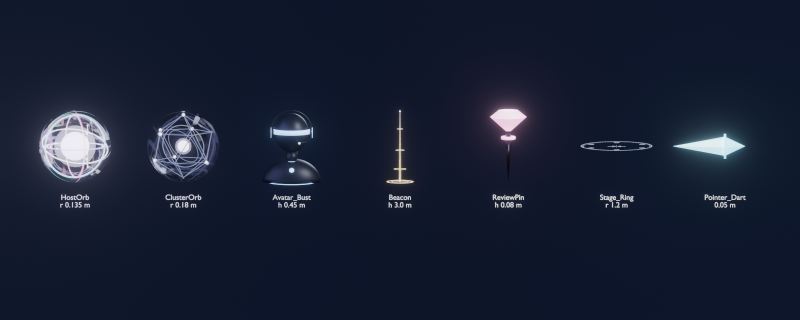
#> input picture Blender/renders/asset_sheet.png, 1600 x 640 px, given in place of Sky_Dark.png, which was not available (shown at 1/2 size)
$ python prep_assets.py
#> lines starting #> are read from the running program, lines starting #| are printed output that depends on the picture
"""Fills web/assets and web/data from the repository, so the video sources only track code and a few small crops.

python3 tools/prep_assets.py [repo_root]        (default: four levels up, i.e. the repository that holds Docs/video/src)

- web/assets/tex  ← Constellate/Resources/Textures (FX_*.png, Floor_Grid.png; Sky_Dark / Sky_Tint downsized to 2048×1024 JPEG)
- web/assets/glb  ← Constellate/Resources/Assets3D/*.usdz via tools/convert_usdz.py (needs usd-core + trimesh)
- web/assets/img  ← Docs/images (visionOS dashboard screenshot, icon) and Blender/renders/node_stars.png
                     (hero_icon / hero_wordmark / hero_tagline are crops of Docs/images/hero.png, tracked in src)
- web/data/graph.js ← Blender/data/orbitnotes_*.json via tools/prep_data.py
"""
import shutil
import subprocess
import sys
from pathlib import Path

from PIL import Image

SRC = Path(__file__).resolve().parents[1]
REPO = Path(sys.argv[1]).resolve() if len(sys.argv) > 1 else SRC.parents[2]
WEB = SRC / "web"
tex, glb, img = WEB / "assets/tex", WEB / "assets/glb", WEB / "assets/img"
for d in (tex, glb, img, WEB / "data"):
    d.mkdir(parents=True, exist_ok=True)

T = REPO / "Constellate/Resources/Textures"
for name in ["FX_Beam.png", "FX_CardGlow.png", "FX_EdgeRamp.png", "FX_Glow.png", "FX_Ring.png", "FX_Spark.png", "Floor_Grid.png"]:
    shutil.copy2(T / name, tex / name)
for name in ["Sky_Dark", "Sky_Tint"]:
    Image.open(T / f"{name}.png").convert("RGB").resize((2048, 1024), Image.LANCZOS).save(tex / f"{name}_2k.jpg", quality=92)
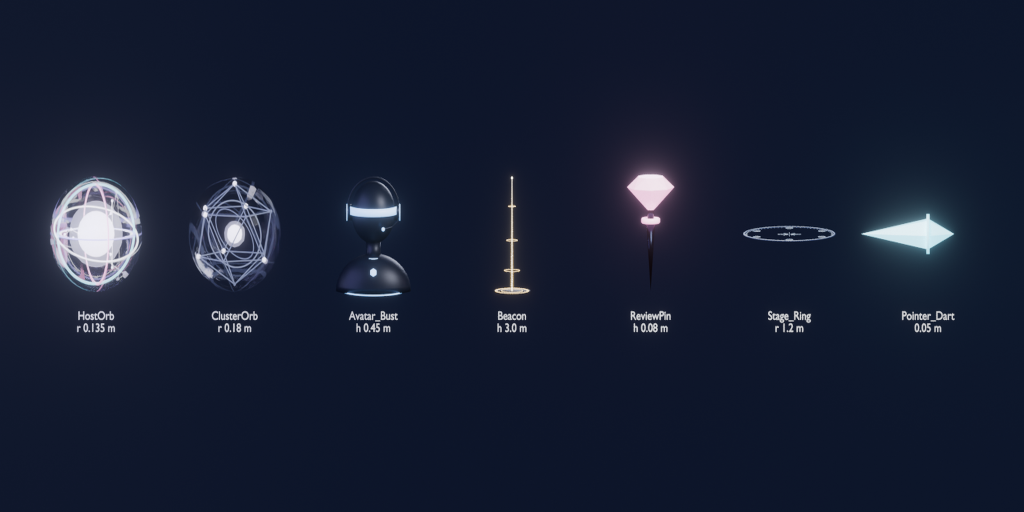
#> saved as Sky_Dark_2k.jpg: PIL image 2048x1024 RGB (shown at 1/2 size); mean R, G, B 23.2, 30.7, 50.5
#> pass 2 of the loop `for name in ["Sky_Dark", "Sky_Tint"]:`:
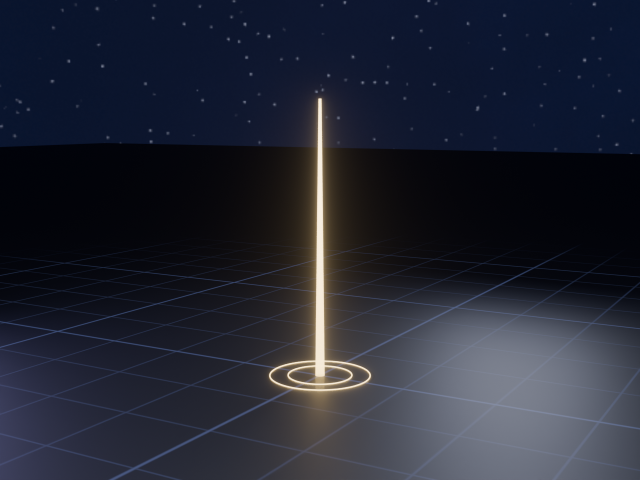
#> input picture Blender/renders/beacon.png, 1280 x 960 px, given in place of Sky_Tint.png, which was not available (shown at 1/2 size)
#> `Image.open(T / f"{name}.png").convert("RGB").resize((2048, 1024), Imag..`:
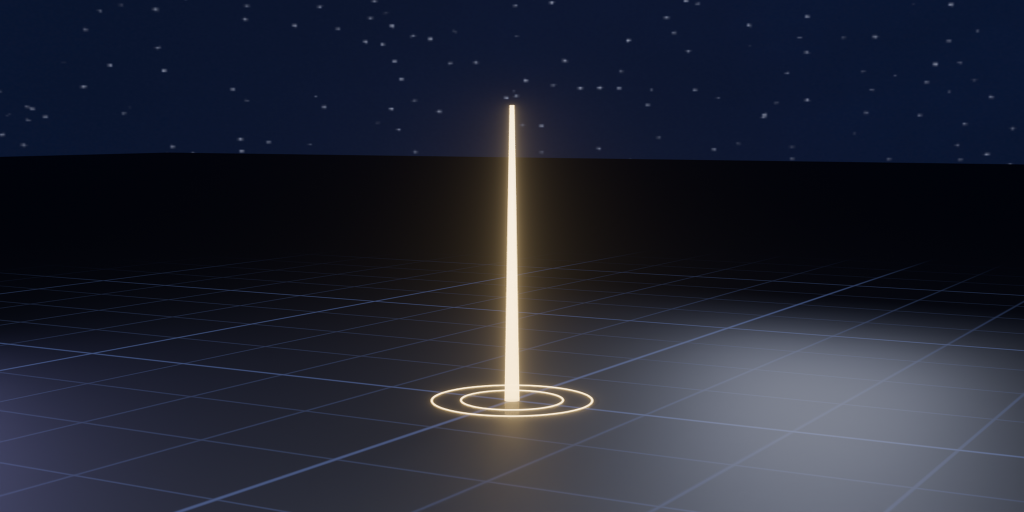
#> saved as Sky_Tint_2k.jpg: PIL image 2048x1024 RGB (shown at 1/2 size); mean R, G, B 34.9, 38.2, 51

#> (the run stopped early here; a loop or call above may not have finished)
